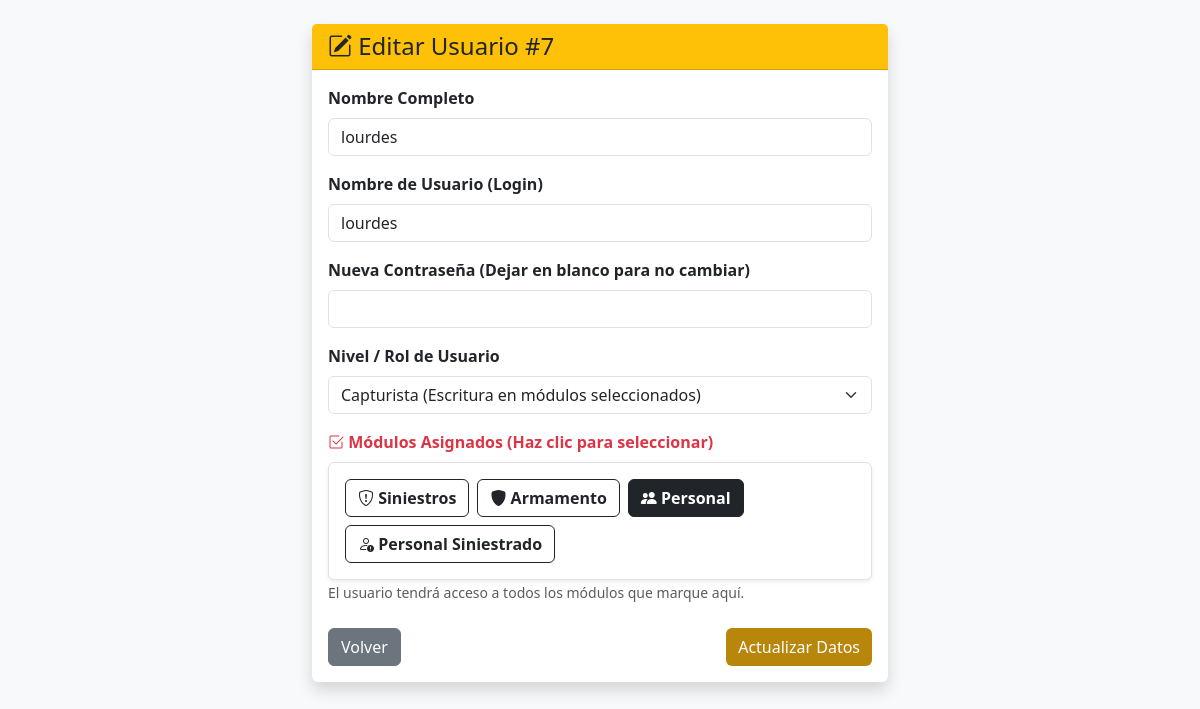
/modulos/usuarios/editar_usuario.php?id=7 (signed in), run on the app's committed database.
### tables this page shows
CREATE TABLE `usuarios` (
  `id` int NOT NULL AUTO_INCREMENT,
  `usuario` varchar(50) NOT NULL,
  `password` varchar(255) NOT NULL,
  `nombre` varchar(100) DEFAULT NULL,
  `rol` enum('admin','siniestros','radios','armamento','personal') NOT NULL,
  `fondo_pantalla` varchar(255) DEFAULT 'default_bg.jpg',
  `nivel` varchar(50) DEFAULT NULL,
  `modulo_asignado` varchar(50) DEFAULT NULL,
  `modulo_acceso` varchar(50) DEFAULT 'todos',
  PRIMARY KEY (`id`),
  UNIQUE KEY `usuario` (`usuario`)
);

### modulos/usuarios/editar_usuario.php (the view, shortened to what this page needs)
<?php
require_once('../../config/conexion.php');
$id = $_GET['id'] ?? null;
$stmt = $pdo->prepare("SELECT * FROM usuarios WHERE id = ?");
$stmt->execute([$id]);
$usuario = $stmt->fetch();
$es_admin_general = (strtoupper($usuario['nivel']) === 'ADMIN_GENERAL');
?>
<!DOCTYPE html>
<html lang="es">
<head>
    <link href="https://cdn.jsdelivr.net/npm/bootstrap@5.3.0/dist/css/bootstrap.min.css" rel="stylesheet">
    <link rel="stylesheet" href="https://cdn.jsdelivr.net/npm/bootstrap-icons@1.11.0/font/bootstrap-icons.css">
</head>
<body class="bg-light p-4">
<div class="container" style="max-width: 600px;">
    <div class="card shadow border-0">
        <div class="card-header bg-warning text-dark">
            <h4 class="mb-0"><i class="bi bi-pencil-square"></i> Editar Usuario #<?php echo htmlspecialchars($usuario['id']); ?></h4>
        </div>
        <div class="card-body">
            <form action="" method="POST" id="formEditarUsuario">
                <div class="mb-3">
                    <label class="form-label fw-bold">Nombre Completo</label>
                    <input type="text" name="nombre" class="form-control" required value="<?php echo htmlspecialchars($usuario['nombre']); ?>">
                </div>
                <div class="mb-3">
                    <label class="form-label fw-bold">Nombre de Usuario (Login)</label>
                    <input type="text" name="usuario" class="form-control" required value="<?php echo htmlspecialchars($usuario['usuario']); ?>">
                </div>
                <div class="mb-3">
                    <label class="form-label fw-bold">Nueva Contraseña (Dejar en blanco para no cambiar)</label>
                    <input type="password" name="password" class="form-control">
                </div>
                <div class="mb-3">
                    <label class="form-label fw-bold">Nivel / Rol de Usuario</label>
                    <select name="nivel" id="nivel" class="form-select" required onchange="toggleModulos()">
                        <option value="CAPTURISTA" <?php echo (strtoupper($usuario['nivel']) == 'CAPTURISTA') ? 'selected' : ''; ?>>Capturista (Escritura en módulos seleccionados)</option>
                    </select>
                </div>
                <div class="mb-3" id="seccion_modulos" style="<?php echo $es_admin_general ? 'display:none;' : ''; ?>">
                    <label class="form-label fw-bold text-danger"><i class="bi bi-check2-square"></i> Módulos Asignados (Haz clic para seleccionar)</label>
                    <div class="p-3 border rounded bg-white shadow-sm d-flex flex-wrap gap-2">
                        <label class="btn btn-outline-dark fw-semibold" for="btn_siniestros"><i class="bi bi-shield-exclamation"></i> Siniestros</label>
                        <label class="btn btn-outline-dark fw-semibold" for="btn_armamento"><i class="bi bi-shield-fill"></i> Armamento</label>
                        <label class="btn btn-outline-dark fw-semibold" for="btn_personal"><i class="bi bi-people-fill"></i> Personal</label>
                        <label class="btn btn-outline-dark fw-semibold" for="btn_siniestros_personal"><i class="bi bi-person-exclamation"></i> Personal Siniestrado</label>
                    </div>
                    <small class="text-muted d-mt-2">El usuario tendrá acceso a todos los módulos que marque aquí.</small>
                </div>
                <div class="d-flex justify-content-between mt-4">
                    <a href="index.php" class="btn btn-secondary">Volver</a>
                    <button type="submit" class="btn btn-warning" id="btnActualizar">Actualizar Datos</button>
                </div>
            </form>
        </div>
    </div>
</div>
</body>
</html>

### modulos/usuarios/editar_usuario.php (style rules this page uses)
:root { --ssc-gold: #b8860b; }
.btn-warning { background: var(--ssc-gold); color: white; border: none; }
.btn-check:checked + .btn.btn-outline-dark { background-color: #212529; color: white; border-color: #212529; }

### data on the page
usuarios: id "7", nombre "lourdes", usuario "lourdes", nivel "Capturista (Escritura en módulos seleccionados)"
